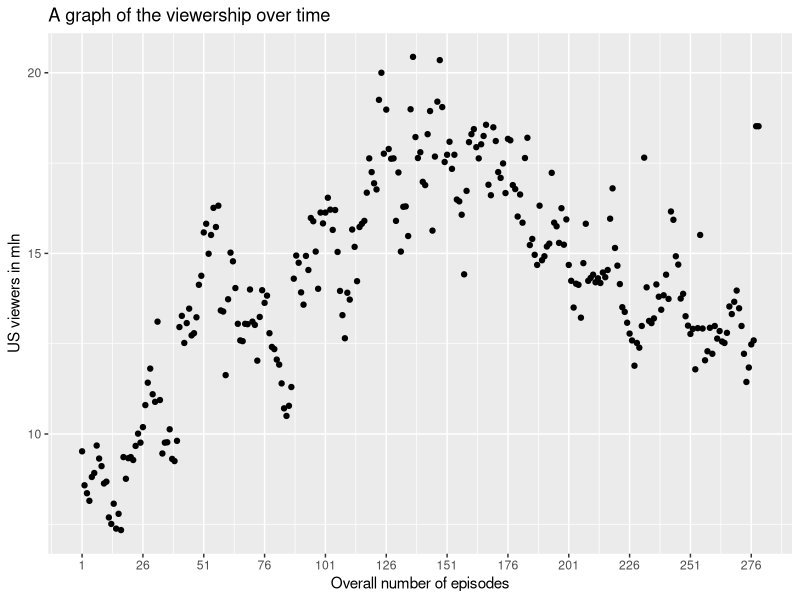
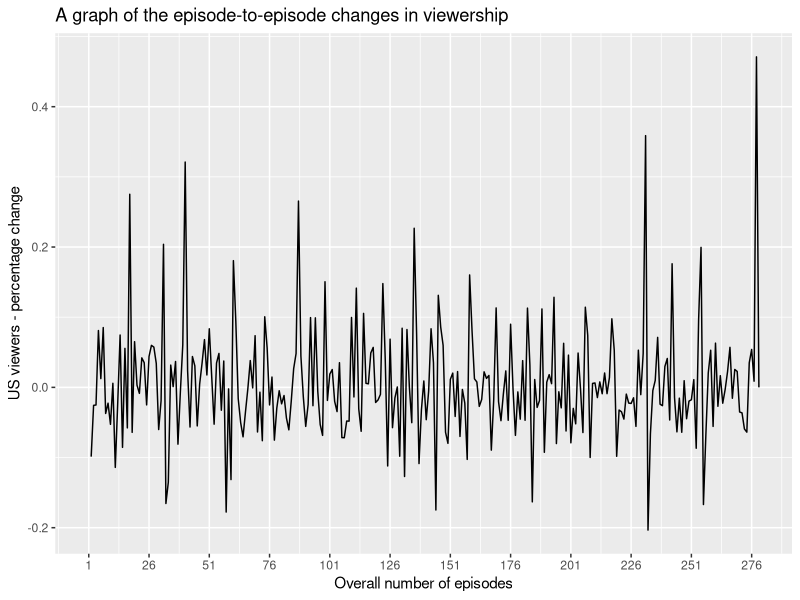

Recreate these plots in R, in order.
## ---- chunk 1
knitr::opts_chunk$set(echo = TRUE)
## ---- chunk 2
library(readr)
library(knitr)
tbbt_data <- read_delim("Data/tbbt_data.csv", 
    ";", escape_double = FALSE, col_types = cols(overall_number_of_episode = col_integer()), 
    trim_ws = TRUE)
knitr::kable(summary(tbbt_data))
## ---- chunk 3
library(ggplot2)
ggplot(tbbt_data, aes(x=overall_number_of_episode, y=us_viewers_in_mln)) +
  geom_point() + 
  labs(title='A graph of the viewership over time', x='Overall number of episodes', y='US viewers in mln') +
  scale_x_continuous(breaks = round(seq(min(tbbt_data$overall_number_of_episode), max(tbbt_data$overall_number_of_episode), by = 25),1))
## ---- chunk 4
library(quantmod)
tbbt_data$pct_change <- Delt(tbbt_data$us_viewers_in_mln)

ggplot(tbbt_data, aes(x=overall_number_of_episode, y=pct_change)) +
  geom_line() + 
  labs(title='A graph of the episode-to-episode changes in viewership', x='Overall number of episodes', y='US viewers - percentage change') +
  scale_x_continuous(breaks = round(seq(min(tbbt_data$overall_number_of_episode), max(tbbt_data$overall_number_of_episode), by = 25),1))
